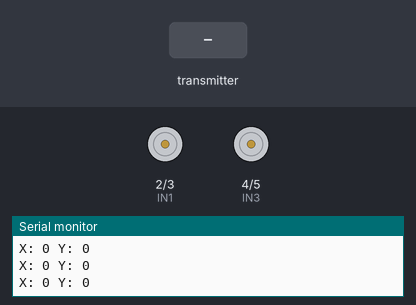
The sketch below on a simulated Arduino Uno, built with avr-gcc and run on an emulated ATmega328P. Parts: motor-driver pin pairs drawn as motors (green arrow = first pin HIGH = forward, orange = second pin HIGH = backward, longer = more drive), the last lines printed to the serial monitor. The inputs (shaded band) are chosen by the test bench. No radio packets arrive unless stated.

Above: at 1.2 s.
1.3 s: the transmitter starts sending yAxis = 1023
At 1.7 s:
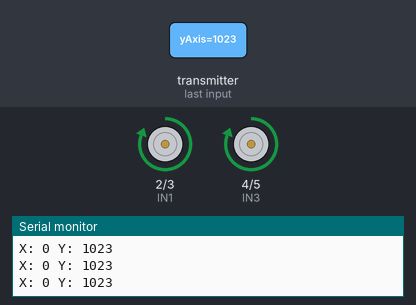
2.8 s: the transmitter starts sending yAxis = 512
At 3.5 s:
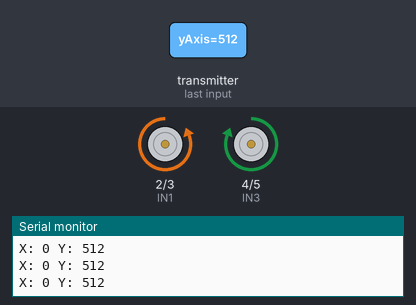
4.3 s: the transmitter starts sending xAxis = 1023
At 4.8 s:
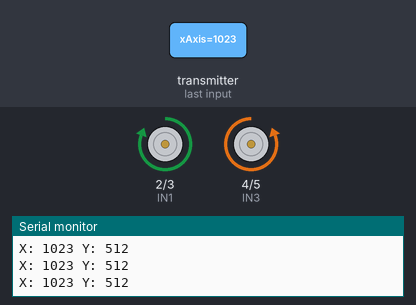
5.8 s: the transmitter starts sending xAxis = 0
At 7.0 s:
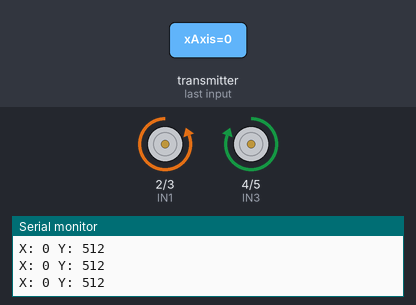
7.3 s: the transmitter starts sending xAxis = 512
At 8.2 s:
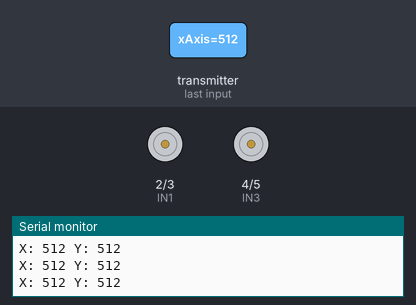
Timing chart, 0 to 9.8 s (numbered marks = the images above; inputs shaded):
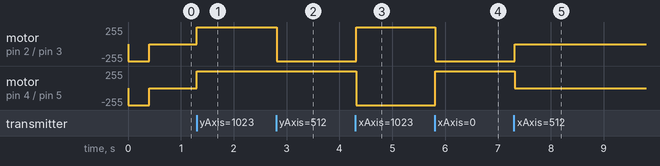

Measured:
- after the input at 1.3 s, motor on pin 2 (IN1) / pin 3 (IN2), motor on pin 4 (IN3) / pin 5 (IN4): stopped → forward 255/255 at once
- after the input at 2.8 s, motor on pin 2 (IN1) / pin 3 (IN2): forward 255/255 → backward 255/255 at once
- after the input at 4.3 s, motor on pin 2 (IN1) / pin 3 (IN2): backward 255/255 → forward 255/255 at once; motor on pin 4 (IN3) / pin 5 (IN4): forward 255/255 → backward 255/255 at once
- after the input at 5.8 s, motor on pin 2 (IN1) / pin 3 (IN2): forward 255/255 → backward 255/255 at once; motor on pin 4 (IN3) / pin 5 (IN4): backward 255/255 → forward 255/255 at once
- after the input at 7.3 s, motor on pin 2 (IN1) / pin 3 (IN2): backward 255/255 → stopped at once; motor on pin 4 (IN3) / pin 5 (IN4): forward 255/255 → stopped at once

The sketch:

reciever_code.ino
```cpp
#include <SPI.h>
#include <nRF24L01.h>
#include <RF24.h>

RF24 radio(7, 8);
const byte address[6] = "00001";

struct Data_Package {
  int xAxis;
  int yAxis;
};

Data_Package data;

// L298N pins
#define IN1 2
#define IN2 3
#define IN3 4
#define IN4 5

#define CENTER 512
#define DEADZONE 50

unsigned long lastSignalTime = 0;

void stopCar() {
  digitalWrite(IN1, LOW);
  digitalWrite(IN2, LOW);
  digitalWrite(IN3, LOW);
  digitalWrite(IN4, LOW);
}

void setup() {
  Serial.begin(9600);

  pinMode(IN1, OUTPUT);
  pinMode(IN2, OUTPUT);
  pinMode(IN3, OUTPUT);
  pinMode(IN4, OUTPUT);

  stopCar();

  radio.begin();
  radio.openReadingPipe(0, address);
  radio.setPALevel(RF24_PA_LOW);
  radio.startListening();

  Serial.println("RX Ready");
}

void loop() {

  if (radio.available()) {
    radio.read(&data, sizeof(data));
    lastSignalTime = millis();
  }

  // 🔴 FAILSAFE
  if (millis() - lastSignalTime > 400) {
    stopCar();
    return;
  }

  int x = data.xAxis;
  int y = data.yAxis;

  Serial.print("X: ");
  Serial.print(x);
  Serial.print(" Y: ");
  Serial.println(y);

  // FORWARD
  if (y > CENTER + DEADZONE) {
    forward();
  }
  // BACKWARD
  else if (y < CENTER - DEADZONE) {
    backward();
  }
  // RIGHT
  else if (x > CENTER + DEADZONE) {
    right();
  }
  // LEFT
  else if (x < CENTER - DEADZONE) {
    left();
  }
  // STOP
  else {
    stopCar();
  }
}

void forward() {
  digitalWrite(IN1, HIGH);
  digitalWrite(IN2, LOW);
  digitalWrite(IN3, HIGH);
  digitalWrite(IN4, LOW);
}

void backward() {
  digitalWrite(IN1, LOW);
  digitalWrite(IN2, HIGH);
  digitalWrite(IN3, LOW);
  digitalWrite(IN4, HIGH);
}

void left() {
  digitalWrite(IN1, LOW);
  digitalWrite(IN2, HIGH);
  digitalWrite(IN3, HIGH);
  digitalWrite(IN4, LOW);
}

void right() {
  digitalWrite(IN1, HIGH);
  digitalWrite(IN2, LOW);
  digitalWrite(IN3, LOW);
  digitalWrite(IN4, HIGH);
}
```
